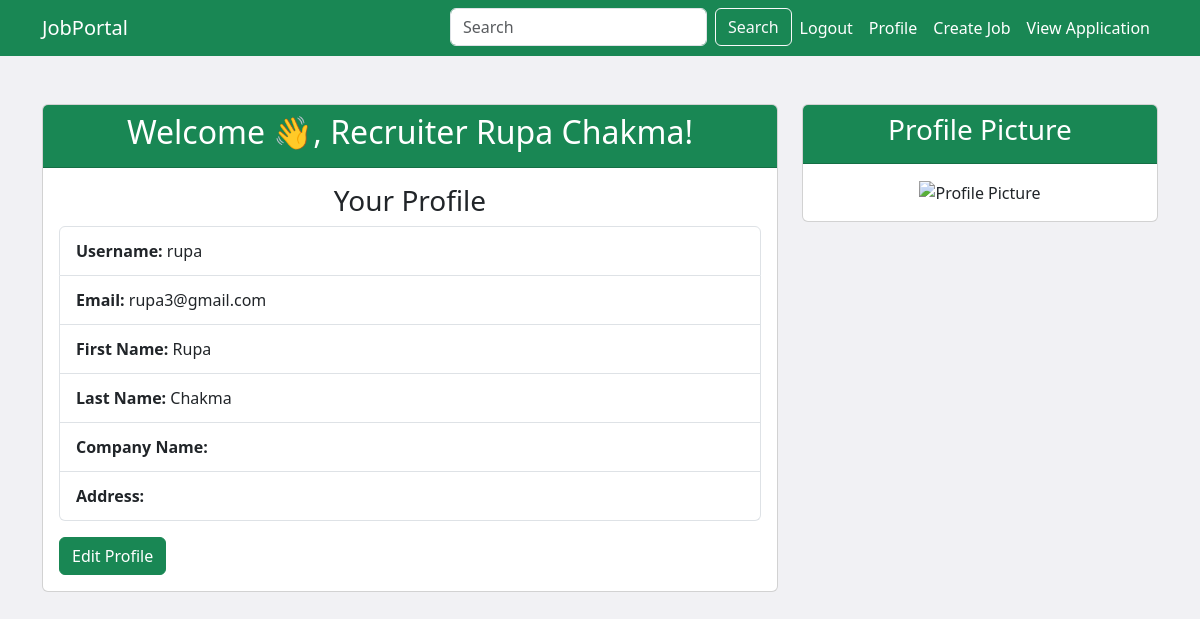
Screenshot of /profile/ (signed in) with the database file from the repository.
### app/models.py (models this page shows)
class CustomUser(AbstractUser):
    user_type = models.CharField(max_length=100)
    first_name = models.CharField(max_length=100)
    last_name = models.CharField(max_length=100)

### app/views.py (the view)
# urls.py: path('profile/', views.profile_page, name="profile"),
@login_required(login_url='login')
def profile_page(request):
    user = request.user
    if user.is_authenticated:
        if user.user_type == 'recruiter':
            templates_name = 'recruiter/profile.html'
        elif user.user_type == 'jobseeker':
            templates_name = 'jobseeker/profile.html'
        else:
            return HttpResponse('Invalid User')
    else:
        return HttpResponse('User is not Authenticated')
    return render(request,templates_name)

### app/templates/recruiter/profile.html
{% extends "../base.html" %}
{% block content %}
  <div class="container mt-5">
    <div class="row pb-5">
      <div class="col-md-8">
        <div class="card">
          <div class="card-header  bg-success">
            <h2 class="text-center  text-white">Welcome 👋, Recruiter {{ user.first_name }} {{user.last_name}}!</h2>
          </div>
          <div class="card-body">
            <h3 class="text-center">Your Profile</h3>
            <ul class="list-group">
              <li class="list-group-item" style="line-height: 2;"><strong>Username:</strong> {{ user.username }}</li>
              <li class="list-group-item" style="line-height: 2;"><strong>Email:</strong> {{ user.email }}</li>
              <li class="list-group-item" style="line-height: 2;"><strong>First Name:</strong> {{ user.first_name }}</li>
              <li class="list-group-item" style="line-height: 2;"><strong>Last Name:</strong> {{ user.last_name }}</li>
              <li class="list-group-item" style="line-height: 2;"><strong>Company Name:</strong>  {{ user_profile.company_name }}</li>
              <li class="list-group-item" style="line-height: 2;"><strong>Address:</strong> {{ user_profile.address }}</li>
          </ul>
          <a href="{% url 'recruiter_update' %}" class="btn  btn-success mt-3">Edit Profile</a>
          </div>
        </div>
      </div>
      <div class="col-md-4">
        <div class="card">
          <div class="card-header bg-success">
            <h3 class="text-center text-white">Profile Picture</h3>
          </div>
          <div class="card-body text-center">
            <img src=" {{ user_profile.profile_image.url }}" alt="Profile Picture" class="img-fluid">
          </div>
        </div>
    </div>
  </div>
{% endblock %}

### rows the page displays
CustomUser: first_name "Rupa", last_name "Chakma", username "rupa", email "rupa3@gmail.com"
